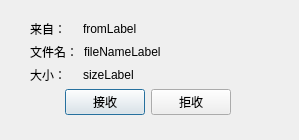
<?xml version="1.0" encoding="UTF-8"?>
<ui version="4.0">
 <class>receiveFileDialog</class>
 <widget class="QDialog" name="receiveFileDialog">
  <property name="geometry">
   <rect>
    <x>0</x>
    <y>0</y>
    <width>299</width>
    <height>140</height>
   </rect>
  </property>
  <property name="windowTitle">
   <string>Dialog</string>
  </property>
  <widget class="QWidget" name="">
   <property name="geometry">
    <rect>
     <x>30</x>
     <y>20</y>
     <width>241</width>
     <height>95</height>
    </rect>
   </property>
   <layout class="QVBoxLayout" name="verticalLayout_2">
    <item>
     <layout class="QVBoxLayout" name="verticalLayout">
      <item>
       <layout class="QHBoxLayout" name="horizontalLayout_2" stretch="1,4">
        <item>
         <widget class="QLabel" name="label1">
          <property name="text">
           <string>来自：</string>
          </property>
         </widget>
        </item>
        <item>
         <widget class="QLabel" name="fromLabel">
          <property name="text">
           <string>fromLabel</string>
          </property>
         </widget>
        </item>
       </layout>
      </item>
      <item>
       <layout class="QHBoxLayout" name="horizontalLayout_3" stretch="1,4">
        <item>
         <widget class="QLabel" name="label2">
          <property name="text">
           <string>文件名：</string>
          </property>
         </widget>
        </item>
        <item>
         <widget class="QLabel" name="fileNameLabel">
          <property name="text">
           <string>fileNameLabel</string>
          </property>
         </widget>
        </item>
       </layout>
      </item>
      <item>
       <layout class="QHBoxLayout" name="horizontalLayout_4" stretch="1,4">
        <item>
         <widget class="QLabel" name="label3">
          <property name="text">
           <string>大小：</string>
          </property>
         </widget>
        </item>
        <item>
         <widget class="QLabel" name="sizeLabel">
          <property name="text">
           <string>sizeLabel</string>
          </property>
         </widget>
        </item>
       </layout>
      </item>
     </layout>
    </item>
    <item>
     <spacer name="verticalSpacer">
      <property name="orientation">
       <enum>Qt::Vertical</enum>
      </property>
      <property name="sizeHint" stdset="0">
       <size>
        <width>20</width>
        <height>40</height>
       </size>
      </property>
     </spacer>
    </item>
    <item>
     <layout class="QHBoxLayout" name="horizontalLayout">
      <item>
       <spacer name="horizontalSpacer">
        <property name="orientation">
         <enum>Qt::Horizontal</enum>
        </property>
        <property name="sizeHint" stdset="0">
         <size>
          <width>17</width>
          <height>20</height>
         </size>
        </property>
       </spacer>
      </item>
      <item>
       <widget class="QPushButton" name="acceptButton">
        <property name="text">
         <string>接收</string>
        </property>
       </widget>
      </item>
      <item>
       <widget class="QPushButton" name="refuseButton">
        <property name="text">
         <string>拒收</string>
        </property>
       </widget>
      </item>
      <item>
       <spacer name="horizontalSpacer_2">
        <property name="orientation">
         <enum>Qt::Horizontal</enum>
        </property>
        <property name="sizeHint" stdset="0">
         <size>
          <width>40</width>
          <height>20</height>
         </size>
        </property>
       </spacer>
      </item>
     </layout>
    </item>
   </layout>
  </widget>
  <zorder>verticalLayoutWidget</zorder>
  <zorder>verticalLayoutWidget_2</zorder>
  <zorder>horizontalLayoutWidget</zorder>
  <zorder></zorder>
  <zorder></zorder>
 </widget>
 <resources/>
 <connections/>
</ui>
